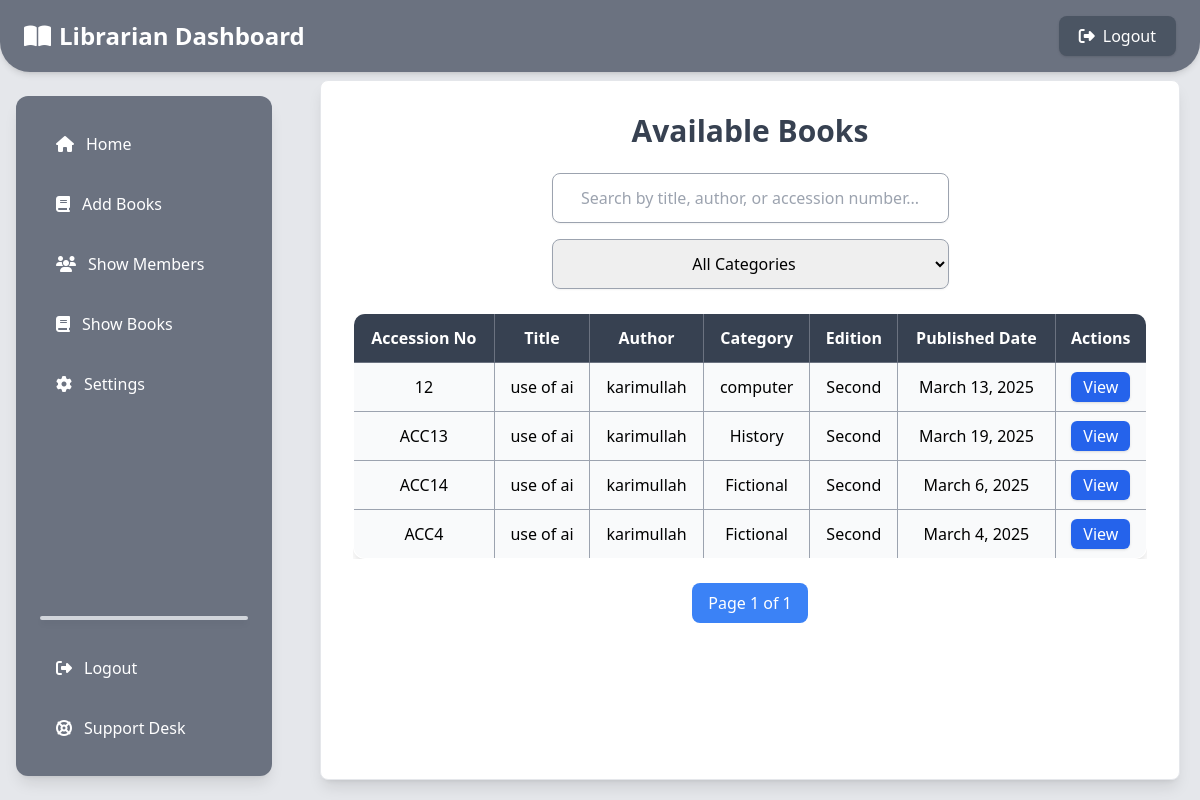
/librarian/show_books/, run on an earlier commit of the app's database.
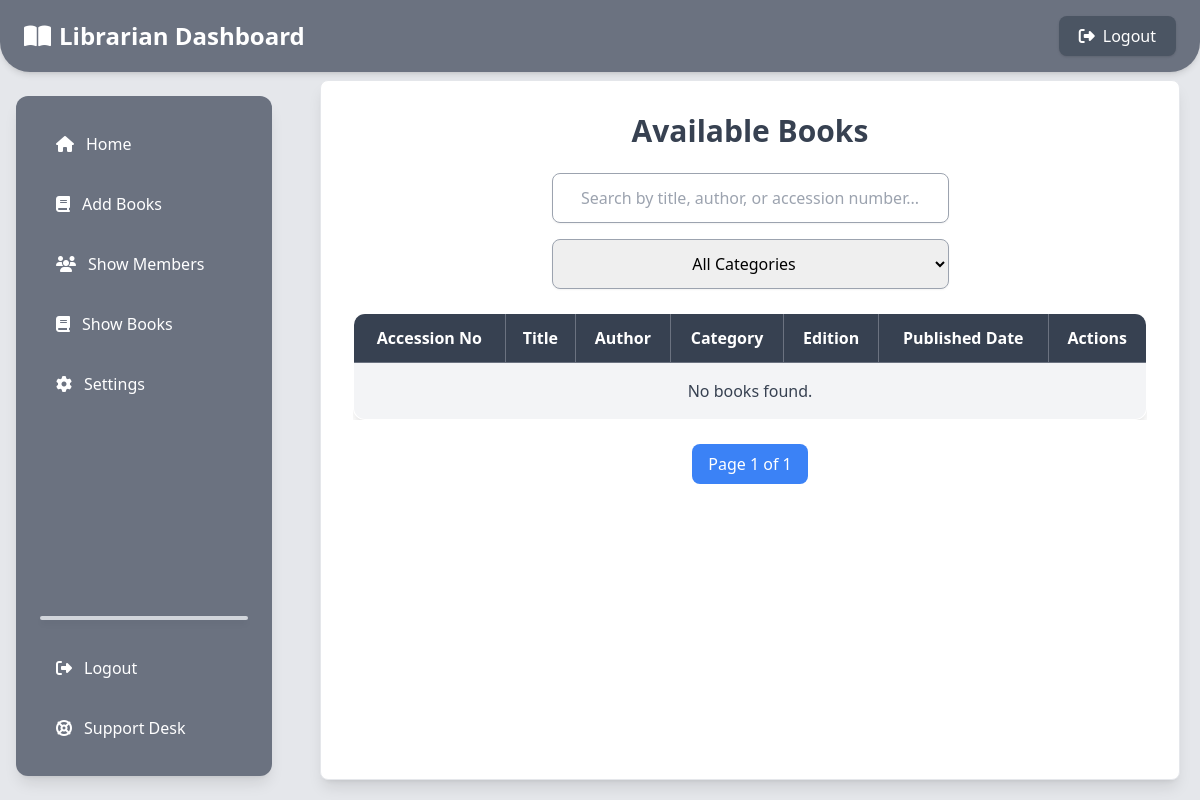
And on a later commit of the database.
### librarian_app/models.py (models this page shows, shortened)
class Book(models.Model):
    accession_number = models.CharField(max_length=50, unique=True)  # Unique book identifier
    title = models.CharField(max_length=255)
    category = models.CharField(max_length=255)
    author = models.CharField(max_length=255)
    publish_date = models.DateField()
    edition = models.CharField(max_length=50)
    pdf_file = models.FileField(upload_to='books_pdfs/')  # Stored inside MEDIA_ROOT/books_pdfs/
    uploaded_at = models.DateTimeField(auto_now_add=True)

### librarian_app/views.py (the view, shortened to what this page needs)
# urls.py: path('show_books/', show_books, name='show_books'),
def show_books(request):
    search_query = request.GET.get('search', '')
    selected_category = request.GET.get('category', '')
    books = Book.objects.all()
    if selected_category:
        books = books.filter(category=selected_category)
    paginator = Paginator(books, 10)  # 10 books per page
    page_number = request.GET.get('page', 1)
    page_obj = paginator.get_page(page_number)
    categories = Book.objects.values_list('category', flat=True).distinct()
    return render(request, 'librarian_app/show_books.html', {
        'books': page_obj,
        'categories': categories,
        'search_query': search_query,
        'selected_category': selected_category,
    })

### librarian_app/templates/librarian_app/show_books.html (shortened to what this page needs)
{% extends 'librarian_app/base.html' %}
{% block content %}
{% load static %}
<div class="fixed top-20 left-80 right-5 bottom-5 overflow-y-auto bg-white p-8 rounded-lg shadow-lg border border-gray-200">
    <h2 class="text-3xl font-bold text-gray-700 mb-6 text-center">Available Books</h2>
    <div class="flex flex-col items-center space-y-4 mb-6 w-full">
        <input type="text" id="searchInput" placeholder="Search by title, author, or accession number..."
            class="p-3 border border-gray-400 rounded-lg shadow-sm w-full md:w-1/2 text-center"
            value="{{ search_query }}" />
        <select id="categoryFilter"
            class="p-3 border border-gray-400 rounded-lg shadow-sm w-full md:w-1/2 text-center">
            <option value="">All Categories</option>
        </select>
    </div>
    <div class="overflow-x-auto">
        <table class="w-full border-collapse border border-gray-400 shadow-lg rounded-xl overflow-hidden">
            <thead>
                <tr class="bg-gray-700 text-white">
                    <th class="p-3 border border-gray-500">Accession No</th>
                    <th class="p-3 border border-gray-500">Title</th>
                    <th class="p-3 border border-gray-500">Author</th>
                    <th class="p-3 border border-gray-500">Category</th>
                    <th class="p-3 border border-gray-500">Edition</th>
                    <th class="p-3 border border-gray-500">Published Date</th>
                    <th class="p-3 border border-gray-500">Actions</th>
                </tr>
            </thead>
            <tbody id="bookTable">
                {% for book in books %}
                <tr class="text-center bg-gray-50 hover:bg-gray-200 transition duration-200">
                    <td class="p-3 border border-gray-400">{{ book.accession_number }}</td>
                    <td class="p-3 border border-gray-400">{{ book.title }}</td>
                    <td class="p-3 border border-gray-400">{{ book.author }}</td>
                    <td class="p-3 border border-gray-400">{{ book.category }}</td>
                    <td class="p-3 border border-gray-400">{{ book.edition }}</td>
                    <td class="p-3 border border-gray-400">{{ book.publish_date }}</td>
                    <td class="p-3 border border-gray-400">
                        <a href="{{ book.pdf_file.url }}" target="_blank" class="bg-blue-600 text-white px-3 py-1 rounded-md hover:bg-blue-700 shadow">
                            View
                        </a>
                    </td>
                </tr>
                {% empty %}
                <tr>
                    <td colspan="7" class="text-center p-4 bg-gray-100 text-gray-700">No books found.</td>
                </tr>
                {% endfor %}
            </tbody>
        </table>
    </div>
    <div class="flex justify-center space-x-2 mt-6" id="pagination">
        <span id="pageInfo" class="px-4 py-2 bg-blue-500 text-white rounded-lg">Page {{ books.number }} of {{ books.paginator.num_pages }}</span>
    </div>
</div>
{% endblock %}

What changed in the data, as far as the page shows it:
removed Book: accession_number "12", title "use of ai", author "karimullah", category "computer", edition "Second", publish_date "March 13, 2025"
removed Book: accession_number "ACC13", title "use of ai", author "karimullah", category "History", edition "Second", publish_date "March 19, 2025"
removed Book: accession_number "ACC14", title "use of ai", author "karimullah", category "Fictional", edition "Second", publish_date "March 6, 2025"
removed Book: accession_number "ACC4", title "use of ai", author "karimullah", category "Fictional", edition "Second", publish_date "March 4, 2025"
Also different on the page:
text now shown: "No books found."
